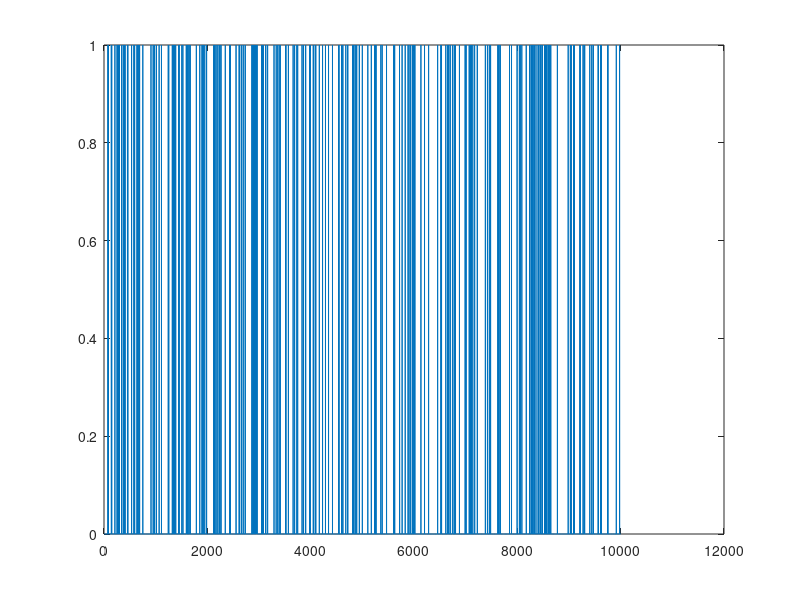
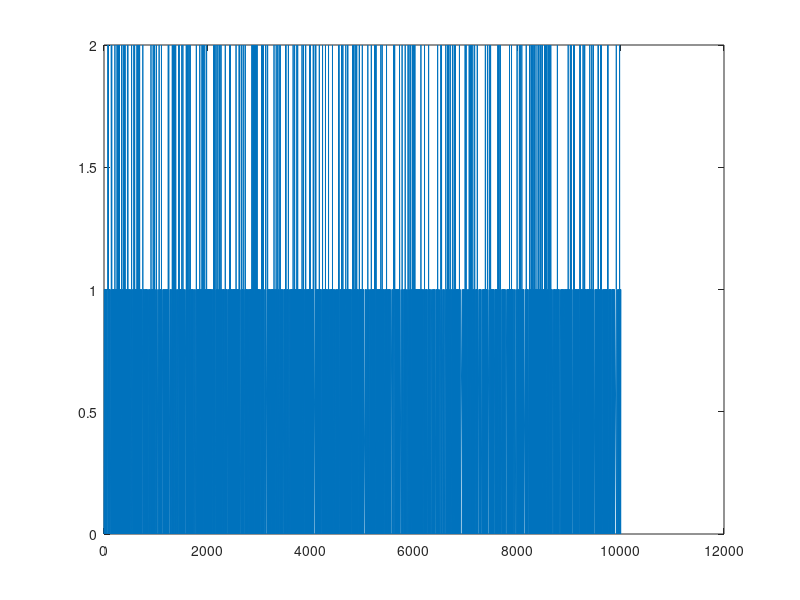

Here is the MATLAB script that generated these plots, in order:
%% HW 1. Simulation of MC to get reliability of a system
clc
clear all
%% Ex. 2 Simulating a MC
Q = [-1/3 1/3; 2 -2];
T = 1000;
mu = [3, 1/2];
t = 0; state = 0;
timevec = [t]; statevec = [state];
while (t < T)
    t_inc = exprnd(mu(state+1));
    state = mod(state+1,2);
    t = t + t_inc;
    timevec = [timevec; t];
    statevec = [statevec; state];
end

timedif = timevec(2:end) - timevec(1:end-1);

time_working = timedif(1:2:end);
time_broken = timedif(2:2:end);

MTTR = mean(time_broken)
MTTF = mean(time_working)
MTBF = MTTF+ MTTR


%% Plots ex. 1
statevec_2 = zeros(size(statevec,1)*2,1);
for i = 1:size(statevec,1)
    statevec_2(2*i) = statevec(i);
    statevec_2(2*(i-1)+1) = statevec(i);
end

time_2 = zeros(size(timevec,1)*2,1);
for i = 1:size(timevec,1)
    time_2(2*i) = timevec(i);
    time_2(2*(i-1)+1) = timevec(i);
end

plot(time_2(2:end), statevec_2(1:end-1))

%% Ex 3. Discrete time simulation
% States 0 and 1.
Q = [-1/3 1/3; 2 -2];
n = 1/100;
N = 100000;
P =    [ 1+n*Q(1,1), n*Q(1,2); ...
        n*Q(2,1), 1+n*Q(2,2)];

state = 0;
statevec = [state];
sw = zeros(2,2);
for t = 1:N
    x = rand;
    switch statevec(t)
        case 0
            if x > P(1,1)
                state = mod(state+1,2);
                sw(1,1) = sw(1,1) +1;
            else
                sw(1,2) = sw(1,2) +1;
            end
        case 1
            if x > P(2,2)
                state = mod(state+1,2);
                sw(2,1) = sw(2,1) +1;
                
            else
                sw(2,2) = sw(2,2) +1;
            end
    end
    
    statevec = [statevec state];
end

%plot(1:N+1, statevec)

% sw-matrix contains in (1,1) how many times it stays in state 0, (1,2) how
% many times it leaves it. Simliarily (2,1) how many times stays in state
% 1, and (2,2) leaving it. 

MTTF = sw(1,2) / sw(1,1) * n
MTTR = sw(2,2) / sw(2,1) * n
%MTBF = MTTF+ MTTR

%% Ex 4 Components in series
% % Two states defined: 0 and 1, for broken resp. working
% 
% mu = [3, 1/2];
% t = 0; state = 0;
% timevec = [t]; statevec = [state];
% while (t < T)
%     switch statevec(end)
%         case 0
%             components = exprnd(3, 3, 1); %  simulates 3 components
%             t_inc = min(components) ;
%             state = state + 1;
%             t = t+ t_inc;
%         case 1
%             repair = exprnd(1/2);
%             t = t + repair;
%             state = state - 1;
%     end
%     timevec = [timevec; t];
%     statevec = [statevec; state];
% end
% 
% timedif = timevec(2:end) - timevec(1:end-1);
% 
% time_working = timedif(1:2:end);
% time_broken = timedif(2:2:end);
% 
% MTTR = mean(time_broken)
% MTTF = mean(time_working)
% %MTBF = MTTF+ MTTR
%% Series, different interpretation
% States 0 to 3, where 0 is working, and 1-3 are broken
Q = [   -1/9, 1/9, 0, 0; ...
        2, -13/6, 1/6, 0 ; ...
        0, 2, -7/3, 1/3 ; ...
        0, 0, 6, -6];
    
T = 50000; t = 0; state = 0;

timevec = [t];
statevec = [state];
while (t < T)
    switch (statevec(end))
        case 0
            up = exprnd(3+3+3);
            t = t + up;
            state = state + 1;
        case 1
            up = exprnd(3+3);
            down = exprnd(1/2);
            if up < down
                state = state + 1;
                t = t + up;
            else
                state = state - 1;
                t = t + down;
            end
        case 2 
           up = exprnd(3);
            down = exprnd(1/2+1/2);
            if up < down
                state = state + 1;
                t = t + up;
            else
                state = state - 1;
                t = t + down;
            end
        case 3
            down = exprnd(1/2+1/2+1/2);
            t = t + down;
            state = state - 1;
    end

    statevec = [statevec state];
    timevec = [timevec t];
end

statevec_broken = (statevec~=0); 
statevec_working = (statevec==0);

timedif = timevec(2:end) - timevec(1:end-1);

timedif_broken = statevec_broken(2:end).*timedif;
timedif_working = statevec_working(2:end).*timedif;

total_time_broken = sum(timedif_broken);

number_time_broken = sum(timedif_broken~=0); 
number_time_working = sum(timedif_working==0); 


MTTR = total_time_broken/(number_time_broken)

total_time_working = sum(timedif_working);
MTTF = total_time_working/(number_time_working)
%MTBF = MTTF+ MTTR

%% Ex. 5 n=2 components in parallel. 
% 3 states -> state 0: all working, state 1: one broken, state 2: two broken. 
% Then this simplifies as state (1 U 2): working, state (3): broken.
Q = [   -1/3, 1/3, 0; ...
        2, -7/3, 1/3 ; ...
        0, 2, -2     ];

T = 10000; t = 0; state = 0;

timevec = [t];
statevec = [state];
while (t < T)
    switch (statevec(end))
        case 0
            up = exprnd(3 + 3);
            t = t + up;
            state = state + 1;
        case 1
            up = exprnd(3);
            down = exprnd(1/2);
            if up < down
                state = state + 1;
                t = t + up;
            else
                state = state - 1;
                t = t + down;
            end
        case 2 
            down = exprnd(1/2 + 1/2);
            t = t + down;
            state = state - 1;
    end

    statevec = [statevec state];
    timevec = [timevec t];
end

statevec_broken = (statevec==2); 
statevec_working = (statevec~=2);

timedif = timevec(2:end) - timevec(1:end-1);

timedif_broken = statevec_broken(2:end).*timedif;
timedif_working = statevec_working(2:end).*timedif;

total_time_broken = sum(timedif_broken);
number_time_broken = sum(timedif_broken~=0); 
MTTR = total_time_broken/number_time_broken

total_time_working = sum(timedif_working);
MTTF = total_time_working/(number_time_broken+1)
%MTBF = MTTF+ MTTR
%% Plots parallel 
plot(timevec, statevec_broken)
figure()
plot(timevec, statevec)
